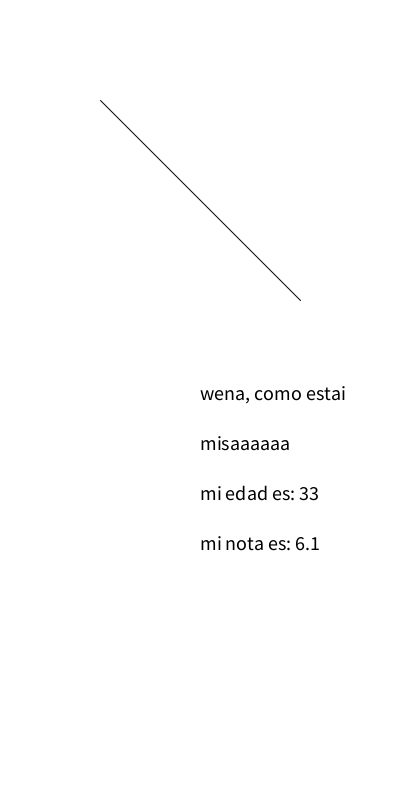
Frame 1 (no input)
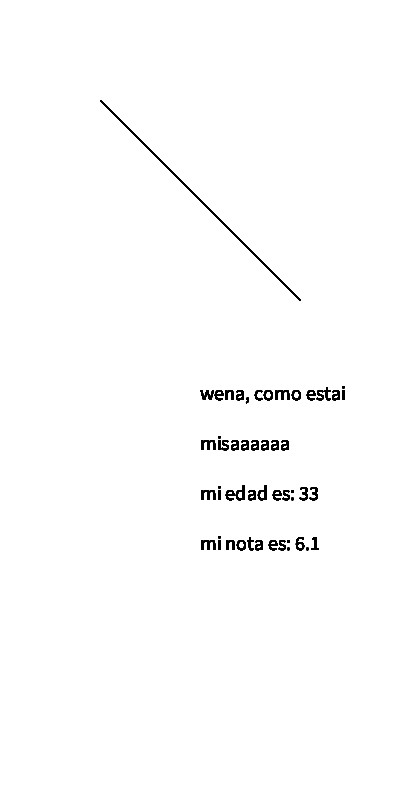
Frame 60 (the mouse pressed at the canvas centre just before this capture)
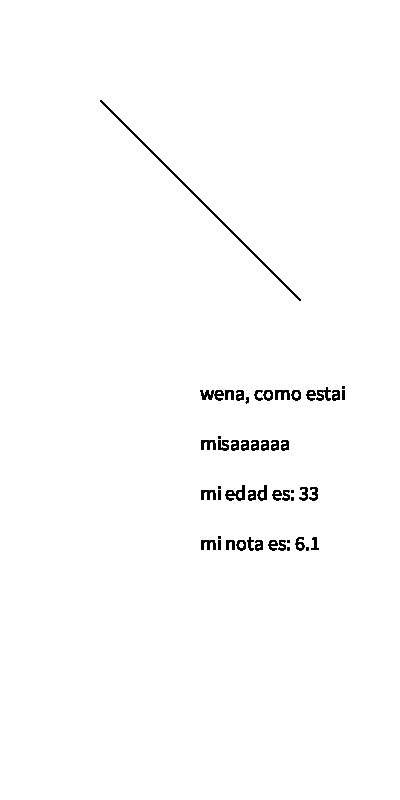
Frame 120 (the mouse held since frame 60 and released just before this capture)

The Processing sketch that drew these frames (run headless with seeded random() and noise(); from frame 60 on, the mouse is pressed at the canvas centre):

// Processing sketch: miTercerCodigo
// ── miTercerCodigo.pde
//  vamos a aprender lo que son las variables
// una variables es un pedazo de información
// por ejemplo, mi edad es una variable
// si quiero guardar mi edad, debo almacenarla
// en un lugar del computador
// las edades son un tipo de número que se llama
// ENTERO (-10, -5, 0, 1, 1000, 532895)
// son números sin comas
// los números enteros se almacenan en 
// variables de tipo int
int edad = 33;

//hay otro tipo de variable que es para 
// los números con decimales
// que se llaman variables de tipo float
// una nota de la U se guarda en un float
// para los computadores es más caro
// en términos de memoria trabajar con comas
// por eso se habla de ENTEROS cuando no las uso
float nota = 6.1;

// para guardar textos se usa String
// los String se usan para cadenas de caracteres
// se declaran entre comillas
String saludo = "wena, como estai";

// vamos a crear un string con nombre
String nombre = "misaaaaaa";

void setup(){
  size(400,800); //define el tamaño del canvas
  background(255);
}

void draw(){
  line(100,100,300,300);
  fill(0);
  textSize(20);
  text(saludo, 200,400);
  
  //imprimir el nombre
  text(nombre, 200,450);
  
  // las variables están hechas para usarse
  // por ejemplo, puedo mostrar mi edad
  // en la pantalla
  // yo puedo encadenar variables y textos
  // dentro de una función
  text("mi edad es: " + edad, 200,500);
  
  //voy a mostrar la nota en la pantalla
  text("mi nota es: " + nota, 200, 550);
  
}
